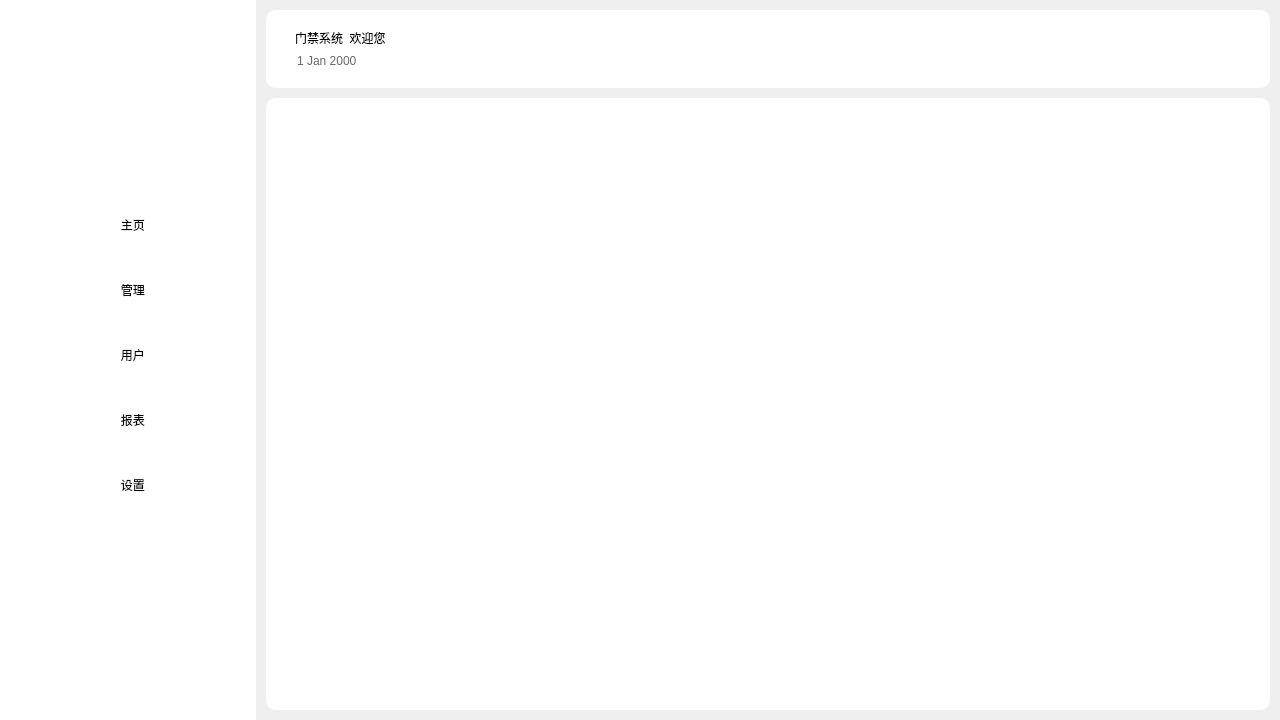
<?xml version="1.0" encoding="UTF-8"?>
<ui version="4.0">
 <class>Dialog</class>
 <widget class="QDialog" name="Dialog">
  <property name="geometry">
   <rect>
    <x>0</x>
    <y>0</y>
    <width>1280</width>
    <height>720</height>
   </rect>
  </property>
  <property name="windowTitle">
   <string>Dialog</string>
  </property>
  <layout class="QHBoxLayout" name="horizontalLayout" stretch="1,4">
   <property name="spacing">
    <number>0</number>
   </property>
   <property name="leftMargin">
    <number>0</number>
   </property>
   <property name="topMargin">
    <number>0</number>
   </property>
   <property name="rightMargin">
    <number>0</number>
   </property>
   <property name="bottomMargin">
    <number>0</number>
   </property>
   <item>
    <widget class="QWidget" name="sidebar_widget" native="true">
     <layout class="QVBoxLayout" name="verticalLayout" stretch="1,3">
      <property name="spacing">
       <number>0</number>
      </property>
      <property name="leftMargin">
       <number>0</number>
      </property>
      <property name="topMargin">
       <number>0</number>
      </property>
      <property name="rightMargin">
       <number>0</number>
      </property>
      <property name="bottomMargin">
       <number>0</number>
      </property>
      <item>
       <widget class="QWidget" name="avatar_widget" native="true">
        <property name="tabletTracking">
         <bool>true</bool>
        </property>
        <property name="layoutDirection">
         <enum>Qt::LeftToRight</enum>
        </property>
        <property name="styleSheet">
         <string notr="true">background-color:  white;
</string>
        </property>
        <layout class="QVBoxLayout" name="verticalLayout_4">
         <property name="spacing">
          <number>10</number>
         </property>
         <property name="leftMargin">
          <number>0</number>
         </property>
         <property name="topMargin">
          <number>20</number>
         </property>
         <property name="rightMargin">
          <number>0</number>
         </property>
         <property name="bottomMargin">
          <number>0</number>
         </property>
         <item>
          <widget class="QPushButton" name="user_page_button">
           <property name="sizePolicy">
            <sizepolicy hsizetype="Minimum" vsizetype="Fixed">
             <horstretch>0</horstretch>
             <verstretch>0</verstretch>
            </sizepolicy>
           </property>
           <property name="styleSheet">
            <string notr="true">border-radius: 40px;

</string>
           </property>
           <property name="text">
            <string/>
           </property>
           <property name="icon">
            <iconset>
             <normaloff>../DoorAccessSystem/icon/账号管理.png</normaloff>../DoorAccessSystem/icon/账号管理.png</iconset>
           </property>
           <property name="iconSize">
            <size>
             <width>100</width>
             <height>100</height>
            </size>
           </property>
          </widget>
         </item>
        </layout>
       </widget>
      </item>
      <item>
       <widget class="QWidget" name="sidebar_button_widget" native="true">
        <property name="sizePolicy">
         <sizepolicy hsizetype="Preferred" vsizetype="Preferred">
          <horstretch>0</horstretch>
          <verstretch>0</verstretch>
         </sizepolicy>
        </property>
        <property name="styleSheet">
         <string notr="true">background-color:  white;</string>
        </property>
        <layout class="QVBoxLayout" name="verticalLayout_3">
         <property name="spacing">
          <number>0</number>
         </property>
         <property name="leftMargin">
          <number>28</number>
         </property>
         <property name="topMargin">
          <number>0</number>
         </property>
         <property name="rightMargin">
          <number>0</number>
         </property>
         <property name="bottomMargin">
          <number>0</number>
         </property>
         <item>
          <widget class="QPushButton" name="home_page_button">
           <property name="sizePolicy">
            <sizepolicy hsizetype="Fixed" vsizetype="Fixed">
             <horstretch>0</horstretch>
             <verstretch>0</verstretch>
            </sizepolicy>
           </property>
           <property name="minimumSize">
            <size>
             <width>40</width>
             <height>50</height>
            </size>
           </property>
           <property name="maximumSize">
            <size>
             <width>200</width>
             <height>40</height>
            </size>
           </property>
           <property name="mouseTracking">
            <bool>true</bool>
           </property>
           <property name="layoutDirection">
            <enum>Qt::LeftToRight</enum>
           </property>
           <property name="styleSheet">
            <string notr="true">
QPushButton
{	border-radius: 10px;
	font: 12pt &quot;黑体&quot;; 
    color:black;
	background-color: rgb(255, 255, 255);
}
/*按钮停留态*/
QPushButton:hover
{	border-radius: 10px;
    color:rgb(27 , 39 , 246);
	background-color:rgb(238 , 243 , 255);
}

/*按钮按下态*/
QPushButton:pressed
{ 	border-radius: 10px;
    background-color:rgb(238 , 243 , 255);
    /*左内边距为3像素，让按下时字向右移动3像素*/  
    padding-left:3px;
    /*上内边距为3像素，让按下时字向下移动3像素*/  
    padding-top:3px;
}</string>
           </property>
           <property name="text">
            <string>   主页</string>
           </property>
           <property name="icon">
            <iconset>
             <normaloff>../DoorAccessSystem/icon/user.png</normaloff>../DoorAccessSystem/icon/user.png</iconset>
           </property>
           <property name="iconSize">
            <size>
             <width>20</width>
             <height>24</height>
            </size>
           </property>
          </widget>
         </item>
         <item>
          <widget class="QPushButton" name="management_button">
           <property name="minimumSize">
            <size>
             <width>40</width>
             <height>50</height>
            </size>
           </property>
           <property name="maximumSize">
            <size>
             <width>200</width>
             <height>40</height>
            </size>
           </property>
           <property name="styleSheet">
            <string notr="true">QPushButton
{	border-radius: 10px;
	font: 12pt &quot;黑体&quot;; 
    color:black;
	background-color: rgb(255, 255, 255);
}
/*按钮停留态*/
QPushButton:hover
{	border-radius: 10px;
    color:rgb(27 , 39 , 246);
	background-color:rgb(238 , 243 , 255);
}

/*按钮按下态*/
QPushButton:pressed
{ 	border-radius: 10px;
    background-color:rgb(238 , 243 , 255);
    /*左内边距为3像素，让按下时字向右移动3像素*/  
    padding-left:3px;
    /*上内边距为3像素，让按下时字向下移动3像素*/  
    padding-top:3px;
}</string>
           </property>
           <property name="text">
            <string>   管理</string>
           </property>
           <property name="icon">
            <iconset>
             <normaloff>../DoorAccessSystem/icon/线性_菜单.png</normaloff>../DoorAccessSystem/icon/线性_菜单.png</iconset>
           </property>
          </widget>
         </item>
         <item>
          <widget class="QPushButton" name="users_page_button">
           <property name="minimumSize">
            <size>
             <width>40</width>
             <height>50</height>
            </size>
           </property>
           <property name="maximumSize">
            <size>
             <width>200</width>
             <height>40</height>
            </size>
           </property>
           <property name="styleSheet">
            <string notr="true">QPushButton
{	border-radius: 10px;
	font: 12pt &quot;黑体&quot;; 
    color:black;
	background-color: rgb(255, 255, 255);
}
/*按钮停留态*/
QPushButton:hover
{	border-radius: 10px;
    color:rgb(27 , 39 , 246);
	background-color:rgb(238 , 243 , 255);
}

/*按钮按下态*/
QPushButton:pressed
{ 	border-radius: 10px;
    background-color:rgb(238 , 243 , 255);
    /*左内边距为3像素，让按下时字向右移动3像素*/  
    padding-left:3px;
    /*上内边距为3像素，让按下时字向下移动3像素*/  
    padding-top:3px;
}</string>
           </property>
           <property name="text">
            <string>   用户</string>
           </property>
           <property name="icon">
            <iconset>
             <normaloff>../DoorAccessSystem/icon/users.png</normaloff>../DoorAccessSystem/icon/users.png</iconset>
           </property>
          </widget>
         </item>
         <item>
          <widget class="QPushButton" name="report_page_button">
           <property name="minimumSize">
            <size>
             <width>40</width>
             <height>50</height>
            </size>
           </property>
           <property name="maximumSize">
            <size>
             <width>200</width>
             <height>40</height>
            </size>
           </property>
           <property name="styleSheet">
            <string notr="true">QPushButton
{	border-radius: 10px;
	font: 12pt &quot;黑体&quot;; 
    color:black;
	background-color: rgb(255, 255, 255);
}
/*按钮停留态*/
QPushButton:hover
{	border-radius: 10px;
    color:rgb(27 , 39 , 246);
	background-color:rgb(238 , 243 , 255);
}

/*按钮按下态*/
QPushButton:pressed
{ 	border-radius: 10px;
    background-color:rgb(238 , 243 , 255);
    /*左内边距为3像素，让按下时字向右移动3像素*/  
    padding-left:3px;
    /*上内边距为3像素，让按下时字向下移动3像素*/  
    padding-top:3px;
}</string>
           </property>
           <property name="text">
            <string>   报表</string>
           </property>
           <property name="icon">
            <iconset>
             <normaloff>../DoorAccessSystem/icon/sheet.png</normaloff>../DoorAccessSystem/icon/sheet.png</iconset>
           </property>
          </widget>
         </item>
         <item>
          <widget class="QPushButton" name="setting_button">
           <property name="minimumSize">
            <size>
             <width>40</width>
             <height>50</height>
            </size>
           </property>
           <property name="maximumSize">
            <size>
             <width>200</width>
             <height>40</height>
            </size>
           </property>
           <property name="styleSheet">
            <string notr="true">QPushButton
{	border-radius: 10px;
	font: 12pt &quot;黑体&quot;; 
    color:black;
	background-color: rgb(255, 255, 255);
}
/*按钮停留态*/
QPushButton:hover
{	border-radius: 10px;
    color:rgb(27 , 39 , 246);
	background-color:rgb(238 , 243 , 255);
}

/*按钮按下态*/
QPushButton:pressed
{ 	border-radius: 10px;
    background-color:rgb(238 , 243 , 255);
    /*左内边距为3像素，让按下时字向右移动3像素*/  
    padding-left:3px;
    /*上内边距为3像素，让按下时字向下移动3像素*/  
    padding-top:3px;
}</string>
           </property>
           <property name="text">
            <string>   设置</string>
           </property>
           <property name="icon">
            <iconset>
             <normaloff>../DoorAccessSystem/icon/setting.png</normaloff>../DoorAccessSystem/icon/setting.png</iconset>
           </property>
          </widget>
         </item>
         <item>
          <spacer name="verticalSpacer">
           <property name="orientation">
            <enum>Qt::Vertical</enum>
           </property>
           <property name="sizeType">
            <enum>QSizePolicy::Fixed</enum>
           </property>
           <property name="sizeHint" stdset="0">
            <size>
             <width>20</width>
             <height>200</height>
            </size>
           </property>
          </spacer>
         </item>
        </layout>
       </widget>
      </item>
     </layout>
    </widget>
   </item>
   <item>
    <widget class="QWidget" name="content_area_widget" native="true">
     <layout class="QVBoxLayout" name="verticalLayout_2" stretch="1,8">
      <property name="spacing">
       <number>10</number>
      </property>
      <property name="leftMargin">
       <number>10</number>
      </property>
      <property name="topMargin">
       <number>10</number>
      </property>
      <property name="rightMargin">
       <number>10</number>
      </property>
      <property name="bottomMargin">
       <number>10</number>
      </property>
      <item>
       <widget class="QFrame" name="toolbar_frame_2">
        <property name="styleSheet">
         <string notr="true">border-radius: 10px;
background-color:  white;</string>
        </property>
        <property name="frameShape">
         <enum>QFrame::StyledPanel</enum>
        </property>
        <property name="frameShadow">
         <enum>QFrame::Raised</enum>
        </property>
        <layout class="QHBoxLayout" name="horizontalLayout_3" stretch="20,1">
         <property name="spacing">
          <number>20</number>
         </property>
         <property name="leftMargin">
          <number>20</number>
         </property>
         <property name="topMargin">
          <number>10</number>
         </property>
         <property name="rightMargin">
          <number>20</number>
         </property>
         <property name="bottomMargin">
          <number>10</number>
         </property>
         <item>
          <widget class="QWidget" name="widget" native="true">
           <layout class="QVBoxLayout" name="verticalLayout_5">
            <item>
             <widget class="QLabel" name="toolbar_label_6">
              <property name="styleSheet">
               <string notr="true">font: 14pt &quot;黑体&quot;;</string>
              </property>
              <property name="text">
               <string>门禁系统  欢迎您</string>
              </property>
             </widget>
            </item>
            <item>
             <widget class="QDateEdit" name="dateEdit">
              <property name="autoFillBackground">
               <bool>false</bool>
              </property>
              <property name="styleSheet">
               <string notr="true">font: 10pt &quot;黑体&quot;;
color: rgb(106, 106, 106);</string>
              </property>
              <property name="readOnly">
               <bool>true</bool>
              </property>
              <property name="buttonSymbols">
               <enum>QAbstractSpinBox::NoButtons</enum>
              </property>
             </widget>
            </item>
           </layout>
          </widget>
         </item>
         <item>
          <widget class="QPushButton" name="user_page_button_2">
           <property name="styleSheet">
            <string notr="true">border-radius: 10px;</string>
           </property>
           <property name="text">
            <string/>
           </property>
           <property name="icon">
            <iconset>
             <normaloff>../DoorAccessSystem/icon/账号管理.png</normaloff>../DoorAccessSystem/icon/账号管理.png</iconset>
           </property>
           <property name="iconSize">
            <size>
             <width>50</width>
             <height>50</height>
            </size>
           </property>
          </widget>
         </item>
        </layout>
       </widget>
      </item>
      <item>
       <widget class="QWidget" name="widget_6" native="true">
        <property name="styleSheet">
         <string notr="true">border-radius: 10px;
background-color: rgb(255, 255, 255);</string>
        </property>
        <layout class="QHBoxLayout" name="horizontalLayout_4">
         <property name="spacing">
          <number>20</number>
         </property>
         <property name="leftMargin">
          <number>0</number>
         </property>
         <property name="topMargin">
          <number>0</number>
         </property>
         <property name="rightMargin">
          <number>0</number>
         </property>
         <property name="bottomMargin">
          <number>0</number>
         </property>
        </layout>
       </widget>
      </item>
     </layout>
    </widget>
   </item>
  </layout>
 </widget>
 <resources/>
 <connections/>
</ui>
